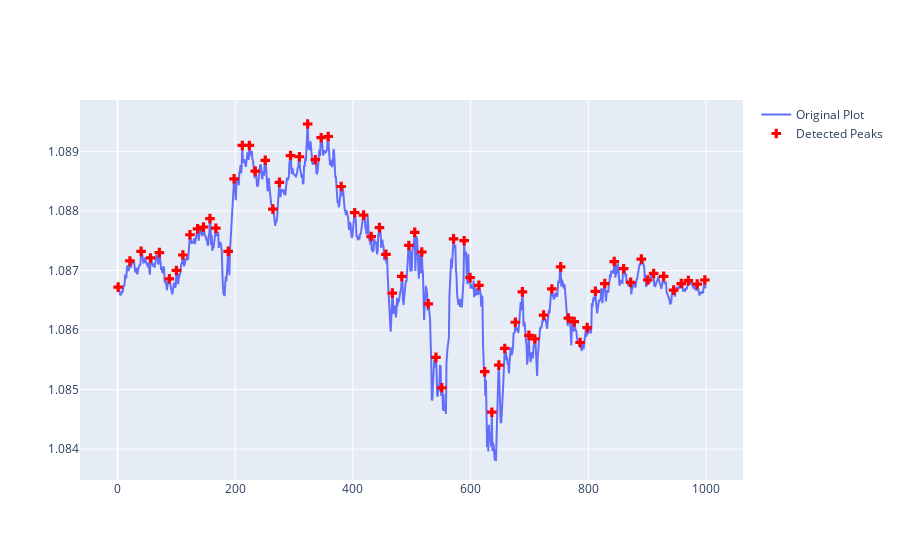

The code cell stored with this chart in its notebook:
### Code cell
time_series = df['Close']
indices = find_peaks(time_series,distance = 10)[0]

fig = go.Figure()
fig.add_trace(go.Scatter(
    y=time_series,
    mode='lines',
    name='Original Plot'
))

fig.add_trace(go.Scatter(
    x=indices,
    y=[time_series[j] for j in indices],
    mode='markers',
    marker=dict(
        size=8,
        color='red',
        symbol='cross'
    ),
    name='Detected Peaks'
))

fig.show()

### Figure 1 — Plotly figure (JSON) as saved in the notebook; plotly's stock layout.template omitted (floating-point values rounded to 4 significant figures; data arrays with more than 128 entries replaced by an {"elided": "..."} marker saying what was removed)
{"data": [{"mode": "lines", "name": "Original Plot", "type": "scatter", "y": {"elided": "1000 float values"}}, {"marker": {"color": "red", "size": 8, "symbol": "cross"}, "mode": "markers", "name": "Detected Peaks", "type": "scatter", "x": [1, 21, 40, 56, 71, 88, 100, 111, 123, 136, 146, 157, 167, 188, 198, 212, 224, 234, 251, 264, 275, 294, 309, 323, 336, 346, 358, 380, 403, 418, 431, 445, 456, 467, 483, 495, 505, 517, 528, 541, 551, 571, 589, 599, 614, 624, 636, 648, 658, 676, 688, 699, 709, 724, 738, 753, 766, 776, 786, 798, 812, 828, 844, 860, 872, 890, 901, 911, 928, 945, 958, 970, 985, 998], "y": [1.087, 1.087, 1.087, 1.087, 1.087, 1.087, 1.087, 1.087, 1.088, 1.088, 1.088, 1.088, 1.088, 1.087, 1.089, 1.089, 1.089, 1.089, 1.089, 1.088, 1.088, 1.089, 1.089, 1.089, 1.089, 1.089, 1.089, 1.088, 1.088, 1.088, 1.088, 1.088, 1.087, 1.087, 1.087, 1.087, 1.088, 1.087, 1.086, 1.086, 1.085, 1.088, 1.087, 1.087, 1.087, 1.085, 1.085, 1.085, 1.086, 1.086, 1.087, 1.086, 1.086, 1.086, 1.087, 1.087, 1.086, 1.086, 1.086, 1.086, 1.087, 1.087, 1.087, 1.087, 1.087, 1.087, 1.087, 1.087, 1.087, 1.087, 1.087, 1.087, 1.087, 1.087]}], "layout": {}}
